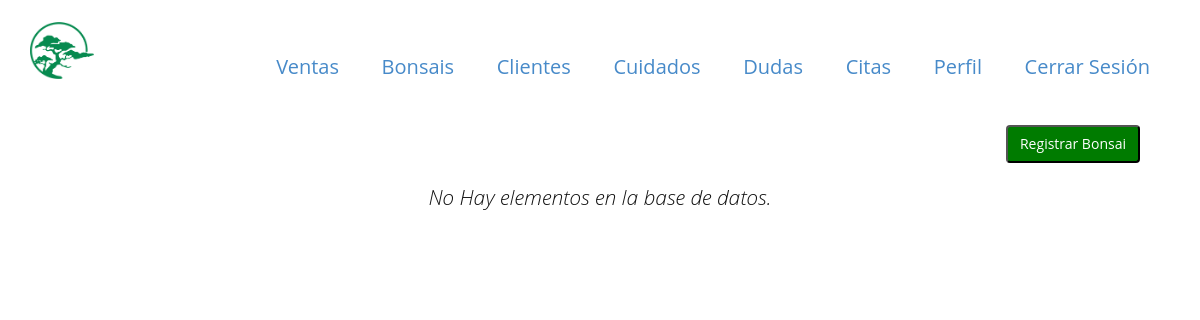
/app/vista/listaBonsais.php (signed in), run on an earlier commit of the app's database.
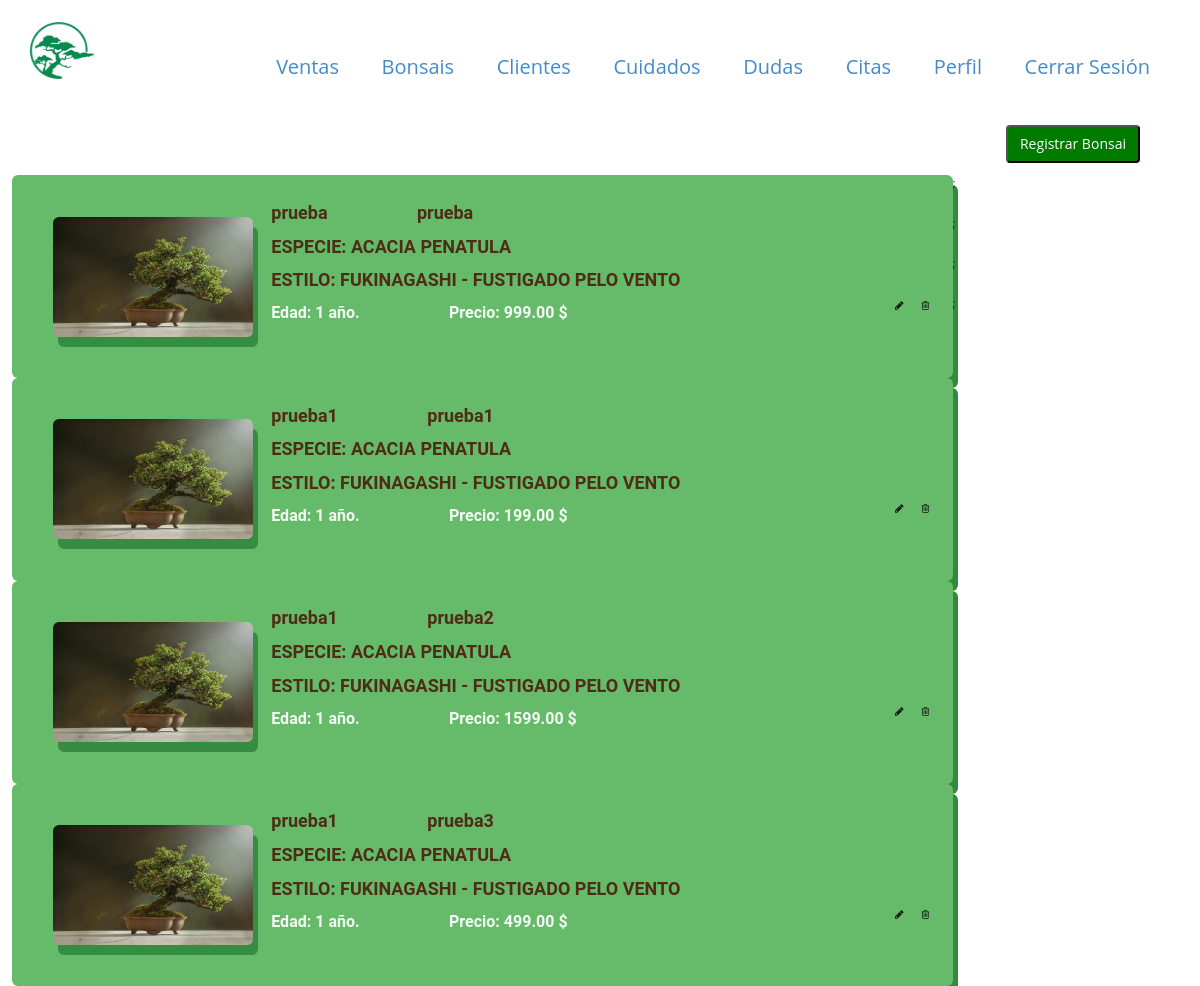
And on a later commit of the database.
### tables this page shows
CREATE TABLE `bonsai` (
  `id_bonsai` int(5) NOT NULL,
  `imagenBonsai` varchar(250) NOT NULL,
  `id_especie` int(5) NOT NULL,
  `estilo` int(1) NOT NULL,
  `nombreCientifico` varchar(50) NOT NULL,
  `nombreComun` varchar(50) NOT NULL,
  `edad` varchar(50) NOT NULL,
  `precio` float NOT NULL
);

CREATE TABLE `especie` (
  `id_especie` int(5) NOT NULL,
  `nombreEspecie` varchar(50) NOT NULL
);

### app/modelo/estilo.php (called while the page is built, shortened)
<?php
 class Estilo {
    public static function obtenerValores($estilo) {
        $cadena = '';
        switch ($estilo) {
            case 1:
                $cadena = 'FUKINAGASHI - FUSTIGADO PELO VENTO';
                break;
        }
     return $cadena;
    }
}

### app/vista/listaBonsais.php (the view, shortened to what this page needs)
<?php
require_once "../../configuracion/env.php";
require_once "../../app/modelo/estilo.php";
include URL_CONTROLADORES . "carrito.php";
?>
<!DOCTYPE html>
<html lang="en">
<head>
    <link rel="stylesheet" href="https://maxcdn.bootstrapcdn.com/bootstrap/4.0.0/css/bootstrap.min.css">
    <link rel="stylesheet" href="../../publico/css/nicepage.css" media="screen">
    <link rel="stylesheet" type="text/css" href="<?php echo URL_CSS?>listaBonsais.css">
    <link rel="stylesheet" type="text/css" href="publico/css/bootstrap.css">
    <link rel="stylesheet" href="https://cdnjs.cloudflare.com/ajax/libs/font-awesome/4.7.0/css/font-awesome.min.css">
</head>
<body class="u-body">
    <?php
    include "../../app/vista/plantilla/menuAdmin.php";
    ?>
    <br>
    <div class='contenedor'>
        <div class="contenedor-margen alinear-derecha">
            <button type="button" class="boton-cita" id="registrarBonsai"><a href="<?php echo URL_VISTAS ?>registrarBonsai.php">Registrar Bonsai</a></button>
        </div>
        <?php
        $sql = "SELECT * FROM bonsai";
        if ($result = $mysqli->query($sql)) {
            if ($result->num_rows > 0) {
                while ($row = $result->fetch_array()) {
                    $especieaux = $row['id_especie'];
                    $consulta = "SELECT nombreEspecie FROM especie where id_especie = $especieaux";
                    $result2 = $mysqli2->query($consulta);
                    $especie = $result2->fetch_array();
                    $estilo = new Estilo();
                    echo "<div class='bonsaiInformation'>;";
                    echo "<div class='bonsaiSegment' >";
                    echo "<img src='" . $row['imagenBonsai'] . "' alt='Not Found' onerror=this.src='../../publico/bonsais/Error.png' width='200' height='120' class='imagenB'>";
                    echo "<label class='nameFont quantity' for=''>" . $row['nombreCientifico'] . "</label>";
                    echo "<label class='nameFont' for=''>" . $row['nombreComun'] . "</label>";
                    echo "<div>";
                    echo "<label class='nameFont quantity' for=''> ESPECIE: " . $especie['nombreEspecie'] . "</label>";
                    echo "<label class='nameFont' for=''> ESTILO: " . $estilo->obtenerValores($row['estilo']) . "</label>";
                    echo "</div>";
                    echo "<div >";
                    echo "<label class='quantity infoFont''for=''>" . "Edad: " . $row['edad'] . "</label>";
                    echo "<label class='infoFont quantity' for=''>" . "Precio: " . $row['precio'] . ".00 $</label>";
                    echo "<i class='fa fa-trash-o  icons' aria-hidden='true'
          onclick='javascript:confirmationDelete($(this));return false;' href='../../app/controlador/eliminarBonsais.php?id=" . $row['id_bonsai'] . "'></i>";
                    echo "<i class='fa fa-pencil icons' aria-hidden='true'
          onclick='javascript:confirmationEdit($(this));return false;' href='../../app/controlador/editarBonsais.php?id=" . $row['id_bonsai'] . "'> </i>";
                    echo "</div>";
                    echo "</div>";
                    echo "</div>";
                }
            } else {
                echo "<p class='lead'><em>No Hay elementos en la base de datos.</p>";
            }
        } else {
            echo "ERROR: Could not able to execute $sql. " . $mysqli->error;
        }
        ?>
    </div>
</body>
</html>

What changed in the data, as far as the page shows it:
added bonsai: imagenBonsai (placeholder picture), nombreCientifico "prueba", nombreComun "prueba", id_especie.nombreEspecie "ACACIA PENATULA", estilo "FUKINAGASHI - FUSTIGADO PELO VENTO", edad "1 año.", precio "999"
added bonsai: imagenBonsai (placeholder picture), nombreCientifico "prueba1", nombreComun "prueba1", id_especie.nombreEspecie "ACACIA PENATULA", estilo "FUKINAGASHI - FUSTIGADO PELO VENTO", edad "1 año.", precio "199"
added bonsai: imagenBonsai (placeholder picture), nombreCientifico "prueba1", nombreComun "prueba2", id_especie.nombreEspecie "ACACIA PENATULA", estilo "FUKINAGASHI - FUSTIGADO PELO VENTO", edad "1 año.", precio "1599"
added bonsai: imagenBonsai (placeholder picture), nombreCientifico "prueba1", nombreComun "prueba3", id_especie.nombreEspecie "ACACIA PENATULA", estilo "FUKINAGASHI - FUSTIGADO PELO VENTO", edad "1 año.", precio "499"
Also different on the page:
text no longer shown: "No Hay elementos en la base de datos."
